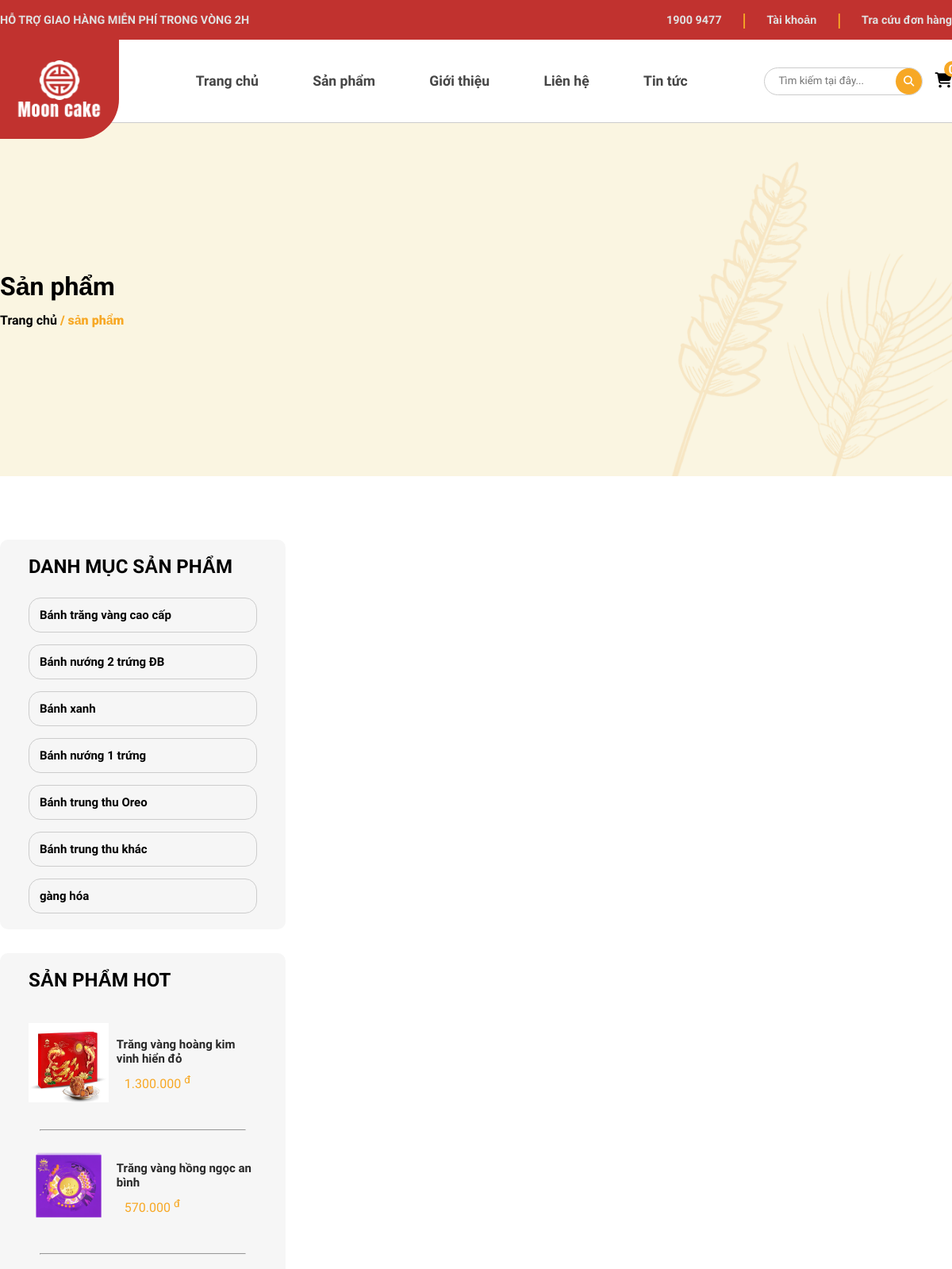
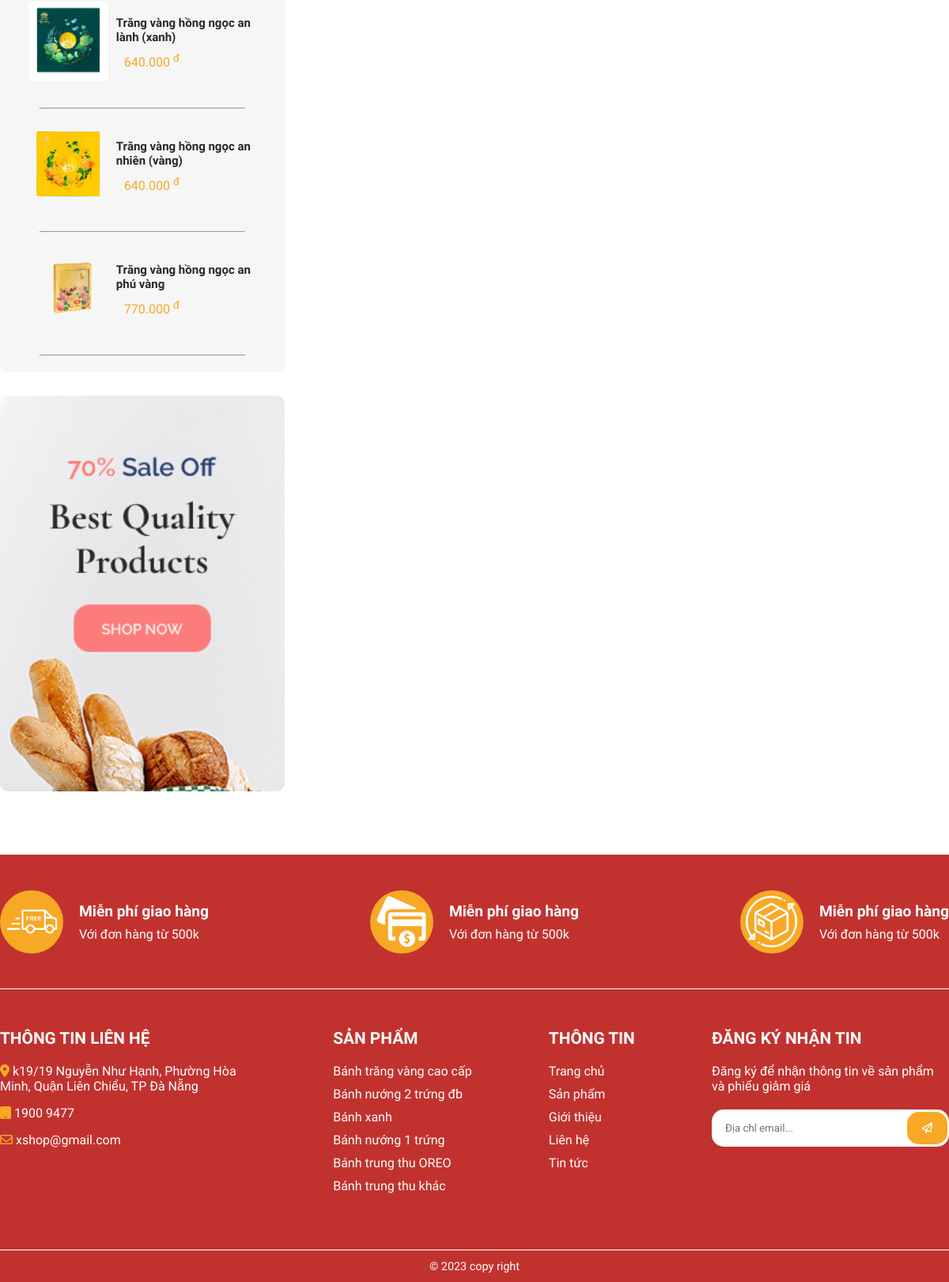
Page /site/categories.php on the committed database (2 pictures, top to bottom).
### tables this page shows
CREATE TABLE `categories` (
  `category_id` int(11) NOT NULL,
  `category_name` varchar(255) NOT NULL,
  `user_id` int(11) DEFAULT NULL
);

CREATE TABLE `products` (
  `product_id` int(11) NOT NULL,
  `product_name` varchar(255) NOT NULL,
  `price` float NOT NULL,
  `sale` float NOT NULL,
  `product_image` varchar(255) NOT NULL,
  `create_date` date NOT NULL,
  `description` mediumtext NOT NULL,
  `special` tinyint(1) NOT NULL,
  `view` int(11) DEFAULT 0,
  `category_id` int(11) DEFAULT NULL,
  `user_id` int(11) DEFAULT NULL
);

### global.php (called while the page is built, shortened)
<?php
    $ASSETS_URL = "../assets";
?>

### dao/pdo.php (called while the page is built, shortened)
<?php
function pdo_get_connection(){
    $servername = "mysql:host=localhost;dbname=x-shop;charset=utf8";
    $username = "root";
    $password = "";
    try {
      $conn = new PDO($servername, $username, $password);
      $conn->setAttribute(PDO::ATTR_ERRMODE, PDO::ERRMODE_EXCEPTION);
      return $conn;
    } catch(PDOException $e) {
      echo "Lỗi kết nối: " . $e->getMessage();
    }
}
function pdo_query($sql){
    $sql_args = array_slice(func_get_args(), 1);
    try{
        $conn = pdo_get_connection();
        $stmt = $conn->prepare($sql);
        $stmt->execute($sql_args);
        $rows = $stmt->fetchAll();
        return $rows;
    }
    catch(PDOException $e){
        throw $e;
    }
    finally{
        unset($conn);
    }
}
?>

### dao/dao_category.php (called while the page is built, shortened)
<?php
function selectAll_category(){
    $sql = "SELECT * From categories";
    return pdo_query($sql);
}
?>

### dao/dao_product.php (called while the page is built, shortened)
<?php
function select_hot_5_product() {
    $sql = "SELECT * From products ORDER BY create_date DESC LIMIT 5";
    return pdo_query($sql);
}
?>

### site/categories.php (the view, shortened to what this page needs)
<?php
require ('../global.php');
require ('../dao/dao_product.php');
require ('../dao/dao_category.php');
require ('../dao/pdo.php');
?>
<!DOCTYPE html>
<html lang="en">
<head>
    <link rel="stylesheet" href="https://cdnjs.cloudflare.com/ajax/libs/font-awesome/6.4.2/css/all.min.css">
    <link rel="stylesheet" href="<?=$ASSETS_URL?>/css/categories.css">
    <link rel="stylesheet" href="<?=$ASSETS_URL?>/css/header.css">
    <link rel="stylesheet" href="<?=$ASSETS_URL?>/css/footer.css">
</head>
<body>
    <div class="main">
        <?php
            include("header.php");
        ?>
        <div class="banner">
            <div class="banner-content">
                <h1>Sản phẩm</h1>
                <div class="link"><a href="./home.php">Trang chủ</a> <span>/ sản phẩm</span></div>
            </div>
        </div>
        <div class="container">
            <aside>
                <div class="categories1">
                    <h3>DANH MỤC SẢN PHẨM</h3>
                    <ul>
                        <?php
                        $list = selectAll_category();
                        foreach ($list as $listC){
                            extract($listC);
                            $link = "categories.php?action=category_id=$category_id";
                        ?>
                        <li><a href="<?=$link?>"><?=$category_name?></a></li>
                        <?php } ?>
                    </ul>
                </div>
                <div class="categories-1">
                    <h3>SẢN PHẨM HOT</h3>
                    <?php
                    $list_hot = select_hot_5_product();
                    foreach ($list_hot as $list_p) {
                        extract($list_p);
                        $price_new = $price - ($price * ($sale /100));
                        $formattedPrice = number_format($price, 0, ',', '.');
                        $formattedprice_new = number_format($price_new, 0, ',', '.');
                    ?>
                    <div class="categories-2">
                        <a href="product-detail.php?product_id=<?=$product_id?>">
                            <div class="categories-2-1">
                                <img class="" src="../uploads/<?=$product_image?>" alt="">
                            </div>
                            <div class="categories-2-2">
                                <h4><?=$product_name?></h4>
                                <p>
                                    <?php
                                    if($sale > 0){
                                    ?>
                                    <span><?=$formattedprice_new?> <sup>đ</sup></span><del><?=$formattedPrice?> <sup>đ</sup></del>
                                    <?php }else { ?>
                                    <span><?=$formattedPrice?> <sup>đ</sup></span>
                                    <?php } ?>
                                </p>
                            </div>
                        </a>
                        <hr>
                    </div>
                    <?php } ?>
                </div>
                <div class="sale">
                    <a href="">
                        <img class="sale-img" src="../assets/img/product-sidaber-banner.png" alt="">
                    </a>
                </div>
            </aside>
        </div>
        <?php
            include('footer.php');
        ?>
    </div>
</body>
</html>

### assets/css/categories.css (style rules this page uses)
* { margin: 0; padding: 0; box-sizing: border-box; font-family: 'Roboto', sans-serif; }
:root { --main-color: #c1322f; --cream-color: #faf5e1; --white-color: #fff; --black-color: #000; --yellow-color: #f7a825; }
a { text-decoration: none; }
.banner { width: 100%; height: 445px; background-image: url('../img/banner/breadcrumbs-bg.png'); background-size: cover; background-position: 30% center; margin-bottom: 80px; }
.banner-content { width: 1200px; height: 100%; margin: auto; display: flex; flex-direction: column; justify-content: center; gap: 14px; }
.link a { font-family: 'Inclusive Sans', sans-serif; color: var(--black-color); font-weight: 600; }
.link span { font-weight: 900; color: var(--yellow-color); }
.container { width: 1200px; margin: 30px auto 80px; display: flex; justify-content: space-between; }
aside { width: 30%; }
.categories1 { width: 100%; background-color: #f6f6f6; border-radius: 10px; }
.categories1 h3 { width: 80%; margin: auto; padding: 20px 0; font-size: 24px; }
.categories1 ul { display: flex; flex-direction: column; gap: 15px; padding: 5px 0 20px; }
.categories1 li { width: 80%; margin: auto; border: 1px solid #ccc; list-style: none; border-radius: 15px; }
.categories1 li>a { display: block; padding: 12px 13px; color: #000; font-size: 15px; font-weight: 550; font-family: 'Inclusive Sans', sans-serif; transition: all ease 0.4s; border-radius: 15px; }
.categories-1 { width: 100%; height: auto; background-color: #f6f6f6; border-radius: 10px; margin-top: 30px; padding-bottom: 20px; }
.categories-1 h3 { width: 80%; margin: auto; padding: 20px 0; font-size: 24px; }
.categories-2 { width: 80%; margin: auto; height: auto; }
.categories-2 a { width: 100%; height: auto; display: flex; justify-content: space-between; align-items: center; margin-top: 20px; overflow: hidden; }
.categories-2-1 { width: 35%; height: auto; }
.categories-2-1 img { width: 100%; height: 100px; transition: all ease 0.5s; }
.categories-2-2 { width: 65%; height: 100px; display: flex; flex-direction: column; justify-content: center; gap: 10px; }
.categories-2-2 h4 { color: #282828; font-size: 15px; font-weight: 550; font-family: 'Inclusive Sans', sans-serif; margin-left: 10px; }
.categories-2-2 span { color: #f7a825; font-family:'Inclusive Sans', sans-serif; margin-left: 20px; }
hr { width: 90%; margin: auto; height: 1px; background: #ccc; margin-top: 30px; }
.sale { overflow: hidden; margin-top: 30px; width: 100%; height: 500px; border-radius: 10px; }
.sale a { overflow: hidden; }
.sale-img { width: 100%; transition: all ease 0.5s; }

### rows in the picture
categories: category_name "Bánh trăng vàng cao cấp"
categories: category_name "Bánh nướng 2 trứng ĐB"
categories: category_name "Bánh xanh"
categories: category_name "Bánh nướng 1 trứng"
categories: category_name "Bánh trung thu Oreo"
categories: category_name "Bánh trung thu khác"
categories: category_name "gàng hóa"
products: product_image (picture), product_name "Trăng vàng hoàng kim vinh hiển đỏ", price "1.300.000"
products: product_image (picture), product_name "Trăng vàng hồng ngọc an bình", price "570.000"
products: product_image (picture), product_name "Trăng vàng hồng ngọc an lành (xanh)", price "640.000"
products: product_image (picture), product_name "Trăng vàng hồng ngọc an nhiên (vàng)", price "640.000"
products: product_image (picture), product_name "Trăng vàng hồng ngọc an phú vàng", price "770.000"
